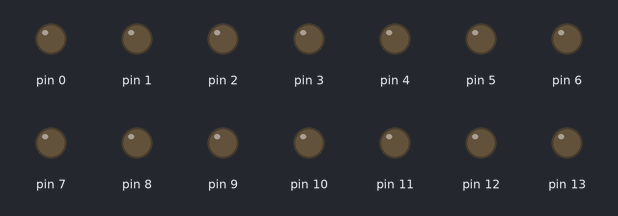
A sketch run on a simulated Arduino Uno, built with avr-gcc and run on an emulated ATmega328P. Parts: output pins drawn as LEDs (lit = HIGH).

Above: at 0.1 s.
At 18.9 s:
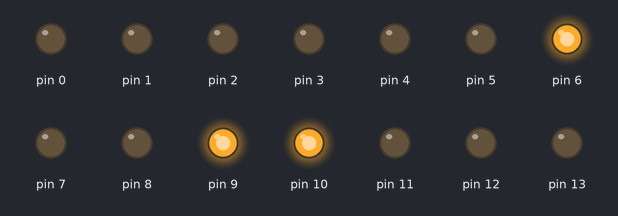
At 20.8 s:
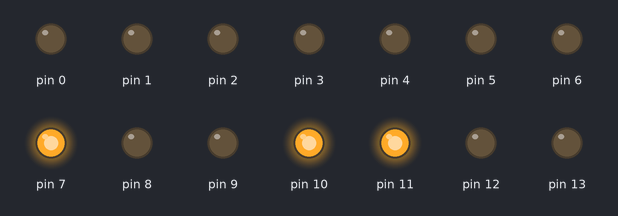
At 22.7 s:
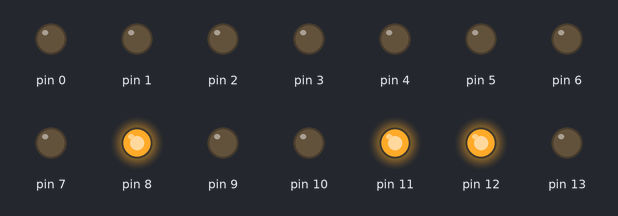
At 24.6 s:
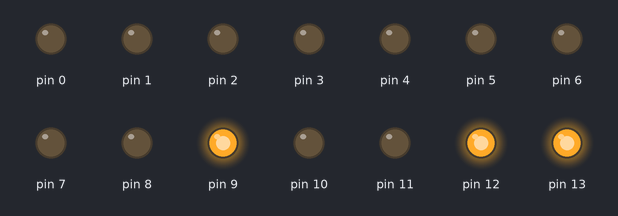
At 26.3 s:
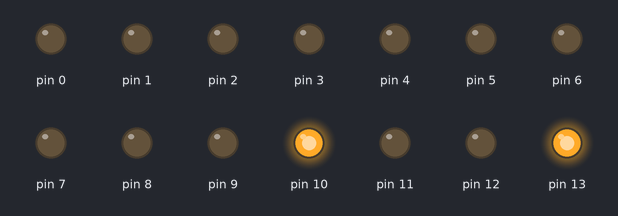
Timing chart, 0 to 40.0 s (numbered marks = the images above):
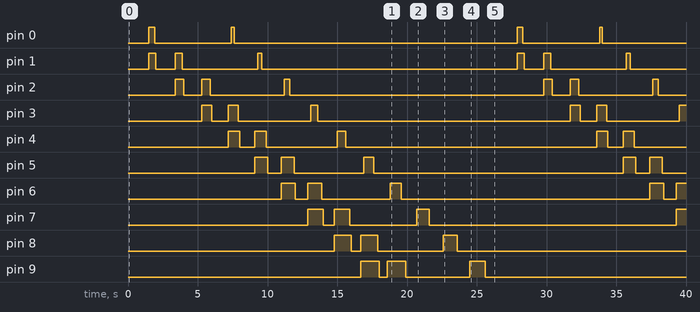

Measured:
- by itself, pin 0: LOW → HIGH at 1.5 s, → LOW 0.40 s later, → HIGH 5.5 s later, → LOW 0.20 s later, … (8 changes in this stretch)
- by itself, pin 1: LOW → HIGH at 1.5 s, → LOW 0.50 s later, → HIGH 1.4 s later, → LOW 0.50 s later, … (12 changes in this stretch)
- by itself, pin 2: LOW → HIGH at 3.4 s, → LOW 0.60 s later, → HIGH 1.3 s later, → LOW 0.60 s later, … (12 changes in this stretch)
- by itself, pin 3: LOW → HIGH at 5.3 s, → LOW 0.70 s later, → HIGH 1.2 s later, → LOW 0.70 s later, … (11 changes in this stretch)
- by itself, pin 4: LOW → HIGH at 7.2 s, → LOW 0.80 s later, → HIGH 1.1 s later, → LOW 0.80 s later, … (10 changes in this stretch)
- by itself, pin 5: LOW → HIGH at 9.1 s, → LOW 0.90 s later, → HIGH 1.0 s later, → LOW 0.90 s later, … (10 changes in this stretch)
- by itself, pin 6: LOW → HIGH at 11.0 s, → LOW 1.0 s later, → HIGH 0.90 s later, → LOW 1.0 s later, … (9 changes in this stretch)
- by itself, pin 7: goes HIGH 1.1 s, LOW 0.80 s, HIGH 1.1 s, LOW 4.8 s, HIGH 0.90 s, LOW 17.7 s, then HIGH

The sketch:

led_chaser.ino
```cpp
void setup() {
  // put your setup code here, to run once:
for(int i=0;i<=13;i++){
   pinMode(i,OUTPUT);
}
}

void loop() {
  // put your main code here, to run repeatedly:
 for(int i=0;i<14;i++){
    allLEDsoff();
    if(i!=13){
      digitalWrite(i,HIGH);
      digitalWrite(i+1,HIGH);
      delay(200);
    }
    else
     digitalWrite(i,HIGH);
      digitalWrite(i-3,HIGH);
      delay(200);
 }
}
void  allLEDsoff(void){
  for( int i=0;i<=14;i++){
    digitalWrite(i,LOW);
    delay(100);
  }
}
```
